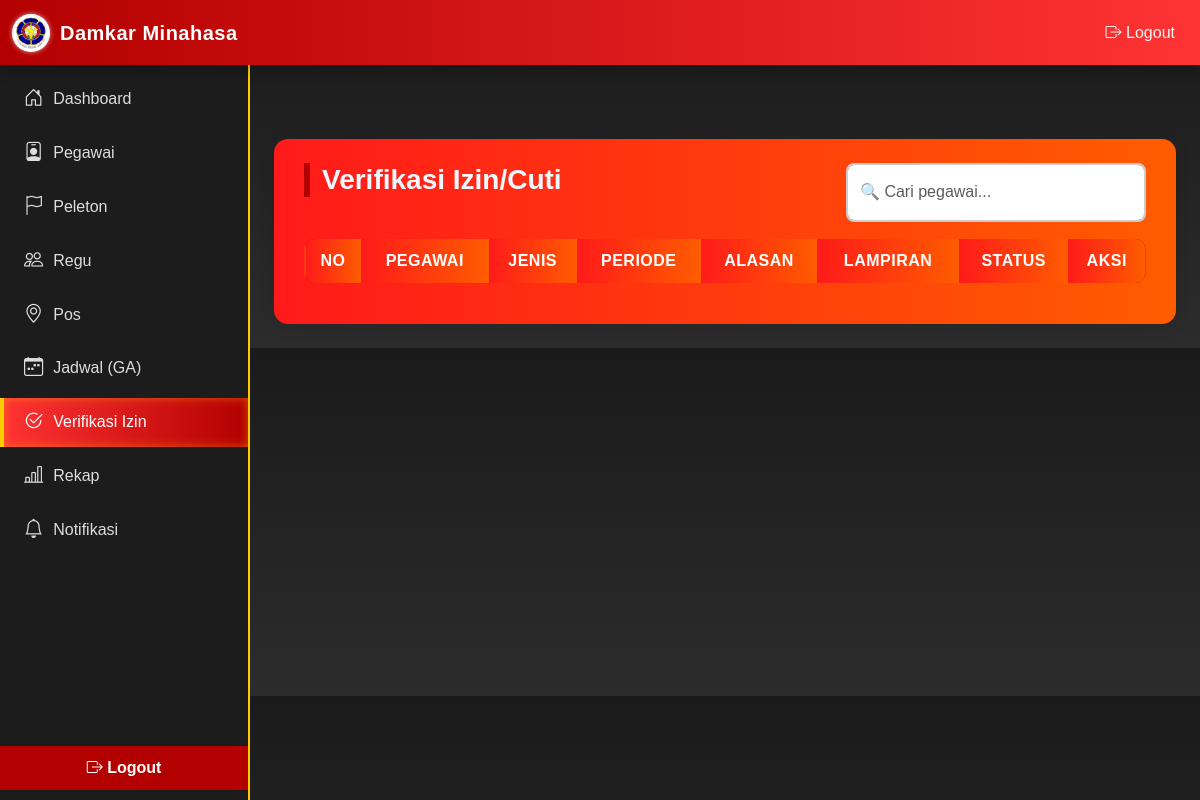
The app's page /admin/verifikasi.php (signed in), older data.
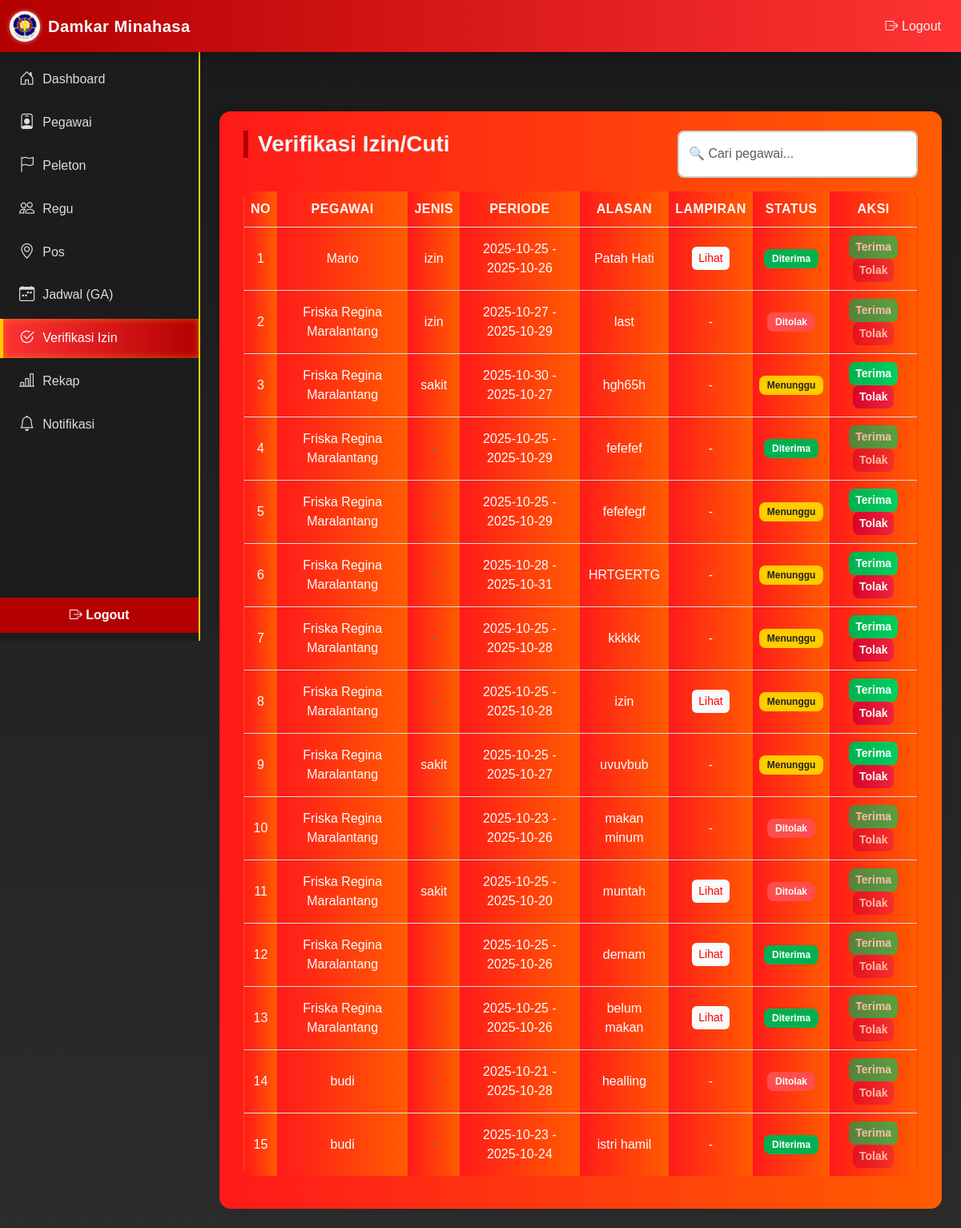
The same page, newer data.
### tables this page shows
CREATE TABLE `izin` (
  `id` int(11) NOT NULL,
  `pegawai_id` int(11) DEFAULT NULL,
  `jenis` enum('izin','sakit') DEFAULT NULL,
  `tanggal_mulai` date DEFAULT NULL,
  `tanggal_selesai` date DEFAULT NULL,
  `alasan` text DEFAULT NULL,
  `lampiran` varchar(255) DEFAULT NULL,
  `status` enum('pending','diterima','ditolak') DEFAULT 'pending',
  `created_at` timestamp NOT NULL DEFAULT current_timestamp()
);

CREATE TABLE `pegawai` (
  `id` int(11) NOT NULL,
  `username` varchar(50) DEFAULT NULL,
  `password_hash` varchar(255) DEFAULT NULL,
  `nama` varchar(150) DEFAULT NULL,
  `jenis_kelamin` enum('Laki-laki','Perempuan') DEFAULT NULL,
  `nip` varchar(50) DEFAULT NULL,
  `pangkat` varchar(50) DEFAULT NULL,
  `no_hp` varchar(20) DEFAULT NULL,
  `telegram_id` varchar(50) DEFAULT NULL,
  `golongan` varchar(50) DEFAULT NULL,
  `ruang` varchar(50) DEFAULT NULL,
  `jabatan` varchar(100) DEFAULT NULL,
  `tugas` text DEFAULT NULL,
  `role` enum('admin','petugas') DEFAULT 'petugas',
  `created_at` timestamp NOT NULL DEFAULT current_timestamp()
);

### admin/verifikasi.php (the view, shortened to what this page needs)
<?php
require '../config/db.php';
$rows = $pdo->query('SELECT i.*, p.nama, p.no_hp FROM izin i LEFT JOIN pegawai p ON i.pegawai_id=p.id ORDER BY i.created_at DESC')->fetchAll(PDO::FETCH_ASSOC);
include 'header.php';
include 'sidebar.php';
?>
<!doctype html>
<html lang="id">
<head>
  <link href="https://cdn.jsdelivr.net/npm/bootstrap@5.3.0/dist/css/bootstrap.min.css" rel="stylesheet">
  <link rel="stylesheet" href="../assets/css/admin/verifikasi.css">
</head>
<body>
  <div class="container py-4">
    <div class="search-bar mb-3">
      <h3 style="color: aliceblue;">Verifikasi Izin/Cuti</h3>
      <input type="text" id="searchInput" placeholder="🔍 Cari pegawai..." class="form-control">
    </div>
    <table class="table table-sm table-hover">
      <thead>
        <tr>
          <th>No</th>
          <th>Pegawai</th>
          <th>Jenis</th>
          <th>Periode</th>
          <th>Alasan</th>
          <th>Lampiran</th>
          <th>Status</th>
          <th>Aksi</th>
        </tr>
      </thead>
      <tbody>
        <?php
        $no = 1;
        foreach ($rows as $r):
          $is_verified = in_array($r['status'], ['diterima', 'ditolak']);
        ?>
          <tr>
            <td><?= $no++ ?></td>
            <td><?= htmlspecialchars($r['nama']) ?></td>
            <td><?= htmlspecialchars($r['jenis']) ?></td>
            <td><?= $r['tanggal_mulai'] ?> - <?= $r['tanggal_selesai'] ?></td>
            <td><?= htmlspecialchars($r['alasan']) ?></td>
            <td>
              <?php if (!empty($r['lampiran'])): ?>
                <a href="../<?= $r['lampiran'] ?>" target="_blank">Lihat</a>
              <?php else: ?>
                -
              <?php endif; ?>
            </td>
            <td>
              <?php if ($r['status'] == 'diterima'): ?>
                <span class="badge bg-success">Diterima</span>
              <?php elseif ($r['status'] == 'ditolak'): ?>
                <span class="badge bg-danger">Ditolak</span>
              <?php else: ?>
                <span class="badge bg-warning">Menunggu</span>
              <?php endif; ?>
            </td>
            <td>
              <form method="post" class="status-form" style="display:inline">
                <button type="button" class="btn btn-sm btn-success" data-status="diterima" <?= $is_verified ? 'disabled' : '' ?>>Terima</button>
              </form>
              <form method="post" class="status-form" style="display:inline">
                <button type="button" class="btn btn-sm btn-danger" data-status="ditolak" <?= $is_verified ? 'disabled' : '' ?>>Tolak</button>
              </form>
            </td>
          </tr>
        <?php endforeach; ?>
      </tbody>
    </table>
  </div>
</body>
</html>

Row changes from the older to the newer data that the page shows:
added izin: pegawai.nama "Mario", jenis "izin", tanggal_mulai "2025-10-25", tanggal_selesai "2025-10-26", alasan "Patah Hati", status "Diterima"
added izin: pegawai.nama "Friska Regina Maralantang", jenis "izin", tanggal_mulai "2025-10-27", tanggal_selesai "2025-10-29", alasan "last", status "Ditolak"
added izin: pegawai.nama "Friska Regina Maralantang", jenis "sakit", tanggal_mulai "2025-10-30", tanggal_selesai "2025-10-27", alasan "hgh65h", status "Menunggu"
added izin: pegawai.nama "Friska Regina Maralantang", tanggal_mulai "2025-10-25", tanggal_selesai "2025-10-29", alasan "fefefef", status "Diterima"
added izin: pegawai.nama "Friska Regina Maralantang", tanggal_mulai "2025-10-25", tanggal_selesai "2025-10-29", alasan "fefefegf", status "Menunggu"
added izin: pegawai.nama "Friska Regina Maralantang", tanggal_mulai "2025-10-28", tanggal_selesai "2025-10-31", alasan "HRTGERTG", status "Menunggu"
added izin: pegawai.nama "Friska Regina Maralantang", tanggal_mulai "2025-10-25", tanggal_selesai "2025-10-28", alasan "kkkkk", status "Menunggu"
added izin: pegawai.nama "Friska Regina Maralantang", tanggal_mulai "2025-10-25", tanggal_selesai "2025-10-28", alasan "izin", status "Menunggu"
added izin: pegawai.nama "Friska Regina Maralantang", jenis "sakit", tanggal_mulai "2025-10-25", tanggal_selesai "2025-10-27", alasan "uvuvbub", status "Menunggu"
added izin: pegawai.nama "Friska Regina Maralantang", tanggal_mulai "2025-10-23", tanggal_selesai "2025-10-26", alasan "makan minum", status "Ditolak"
added izin: pegawai.nama "Friska Regina Maralantang", jenis "sakit", tanggal_mulai "2025-10-25", tanggal_selesai "2025-10-20", alasan "muntah", status "Ditolak"
added izin: pegawai.nama "Friska Regina Maralantang", tanggal_mulai "2025-10-25", tanggal_selesai "2025-10-26", alasan "demam", status "Diterima"
added izin: pegawai.nama "Friska Regina Maralantang", tanggal_mulai "2025-10-25", tanggal_selesai "2025-10-26", alasan "belum makan", status "Diterima"
added izin: pegawai.nama "budi", tanggal_mulai "2025-10-21", tanggal_selesai "2025-10-28", alasan "healling", status "Ditolak"
added izin: pegawai.nama "budi", tanggal_mulai "2025-10-23", tanggal_selesai "2025-10-24", alasan "istri hamil", status "Diterima"
